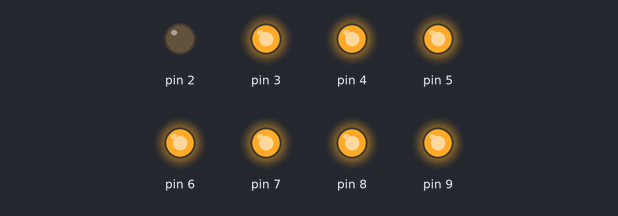
Bench run of a sketch on a simulated Arduino Uno, built with avr-gcc and run on an emulated ATmega328P. Parts: output pins drawn as LEDs (lit = HIGH).

Above: at 0.1 s.
At 0.9 s:
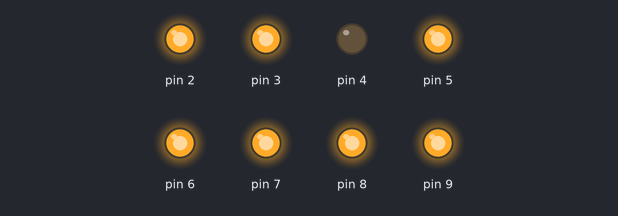
At 1.9 s:
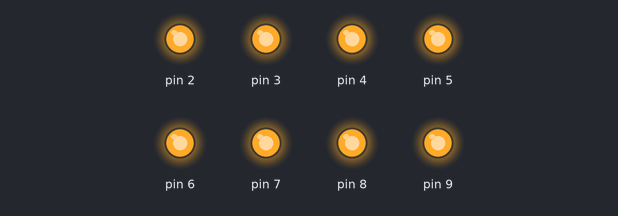
At 4.1 s:
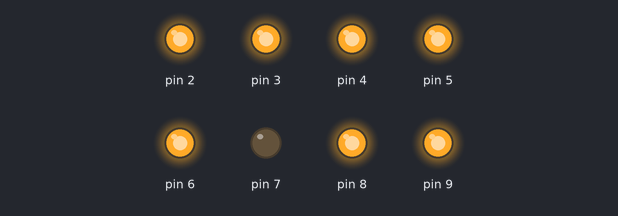
At 5.7 s:
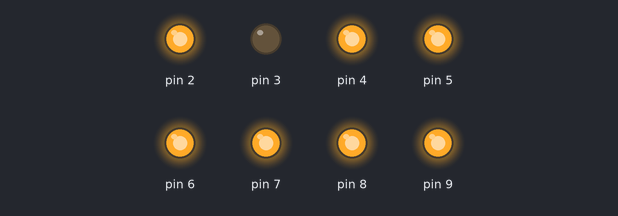
At 8.1 s:
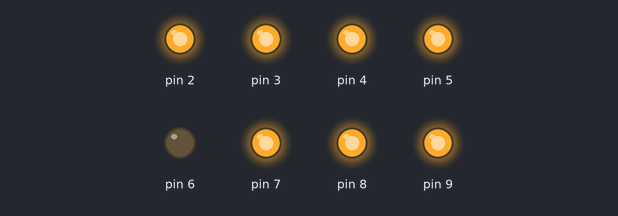
Timing chart, 0 to 8.4 s (numbered marks = the images above):
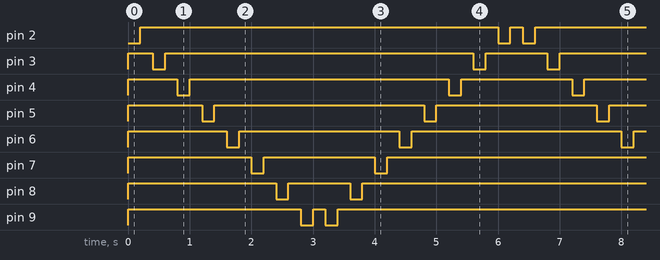

Measured:
- by itself, pin 2: repeats every 6.4 s: LOW 0.20 s, HIGH 0.20 s, LOW 0.20 s, HIGH 5.8 s
- by itself, pin 3: repeats every 6.4 s: HIGH 5.0 s, LOW 0.20 s, HIGH 1.0 s, LOW 0.20 s
- by itself, pin 4: repeats every 6.4 s: HIGH 4.2 s, LOW 0.20 s, HIGH 1.8 s, LOW 0.20 s
- by itself, pin 5: repeats every 6.4 s: HIGH 3.4 s, LOW 0.20 s, HIGH 2.6 s, LOW 0.20 s
- by itself, pin 6: repeats every 6.4 s: HIGH 2.6 s, LOW 0.20 s, HIGH 3.4 s, LOW 0.20 s
- by itself, pin 7: repeats every 6.4 s: HIGH 1.8 s, LOW 0.20 s, HIGH 4.2 s, LOW 0.20 s
- by itself, pin 8: repeats every 6.4 s: HIGH 1.0 s, LOW 0.20 s, HIGH 5.0 s, LOW 0.20 s
- by itself, pin 9: repeats every 6.4 s: HIGH 0.20 s, LOW 0.20 s, HIGH 5.8 s, LOW 0.20 s

The sketch:

Blink.ino
```cpp
void setup() {
  for (int i=2; i<=9; i++)
  {
  pinMode(i, OUTPUT);
  digitalWrite(i, 1);
  }

}

void loop() {
  for ( int i=2; i<=9; i++)
  {
  digitalWrite(i, LOW);
  delay(200);
  digitalWrite(i, HIGH);
  delay(200);
  }
  for ( int i=9; i>=2; i--)
  {
  digitalWrite(i, LOW);
  delay(200);
  digitalWrite(i, HIGH);
  delay(200);
  }
}
```
